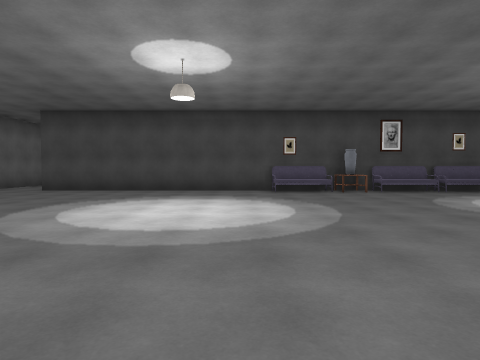
view 1 (above)

24 first-person views from a walk through a scene from a Unity 3-D project. The camera is 1.4 m above the floor, tilts 2° down and sees 75° across. The floor is counted in squares, 2 m on a side. Each view is taken from the middle of a square. On the plan, view 1 faces up. The plan holds only what a view shows up to about 10 squares ahead; the rest is blank. The place goes on beyond the plan. The player character is not drawn. Some surface patterns are stand-ins.

view 2
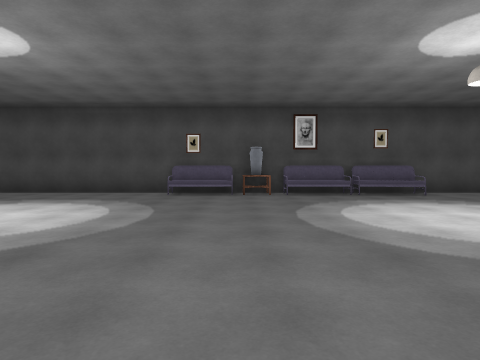

view 3
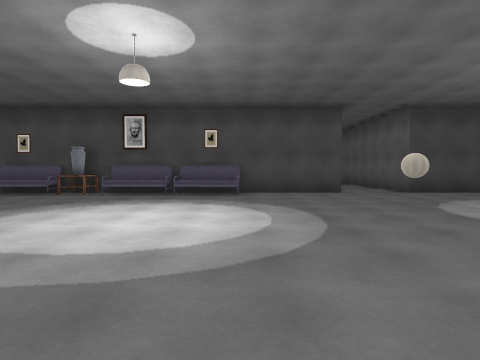

view 4
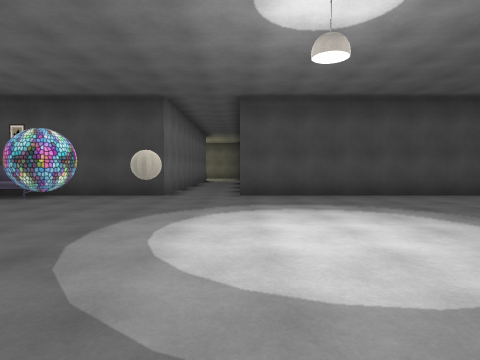

view 5
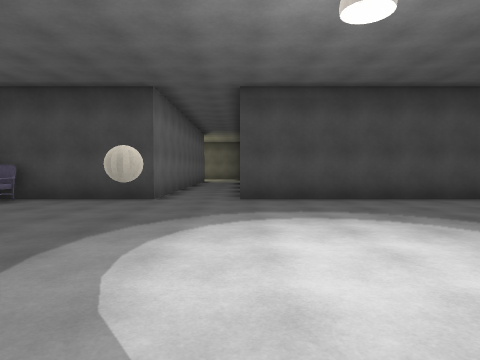

view 6
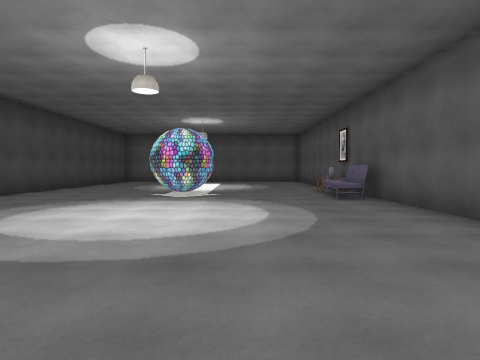

view 7
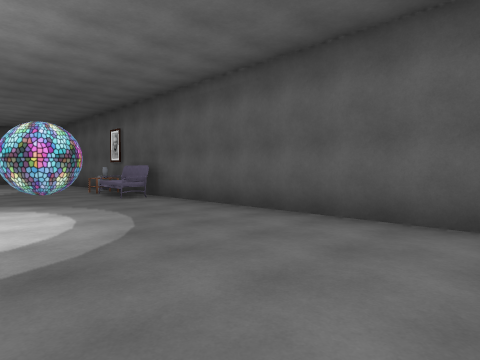

view 8
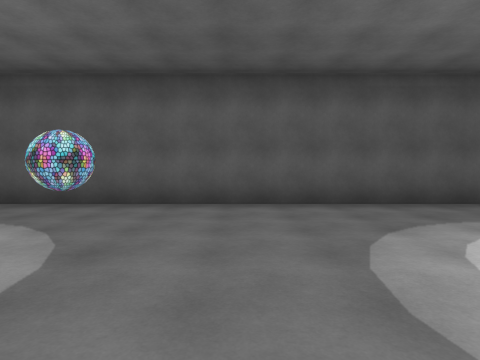

view 9
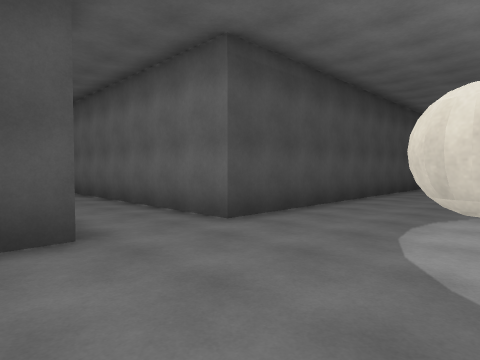

view 10
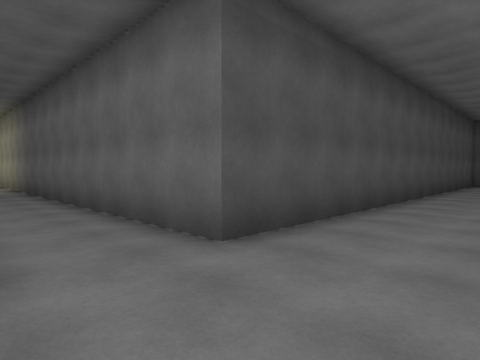

view 11
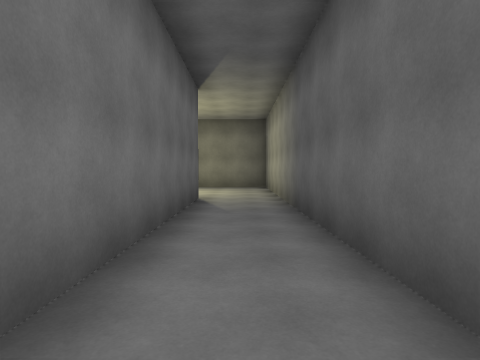

view 12
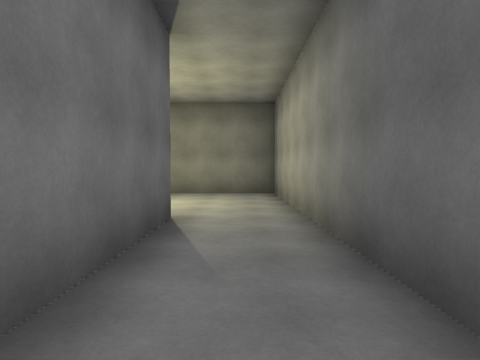

view 13
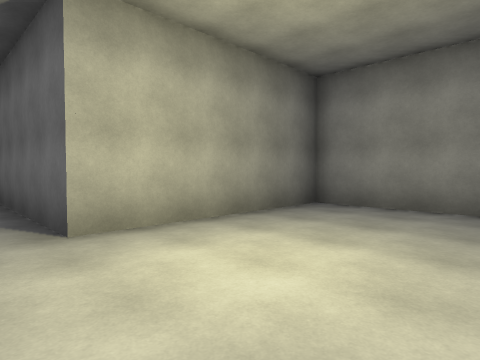

view 14
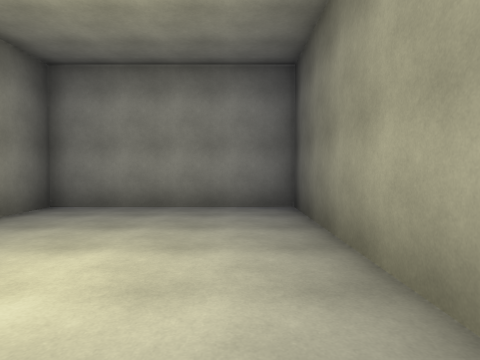

view 15
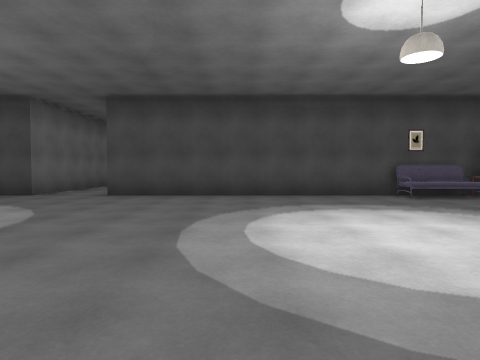

view 16
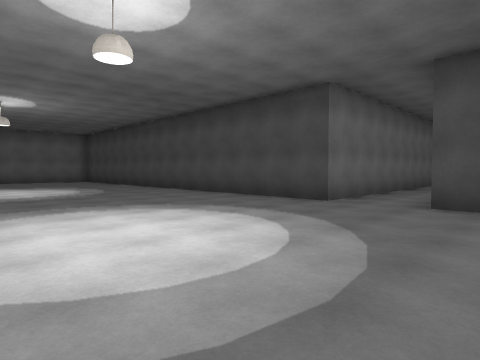

view 17
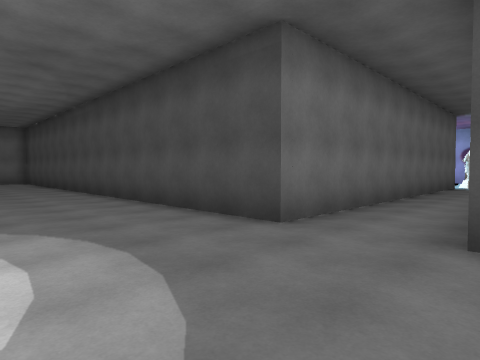

view 18
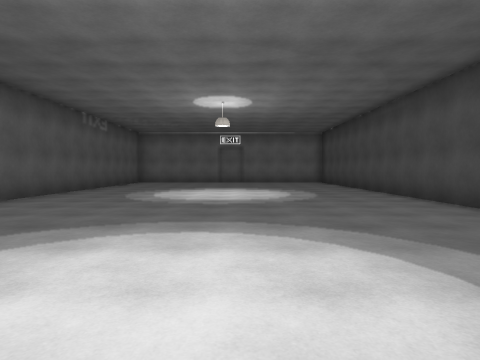

view 19
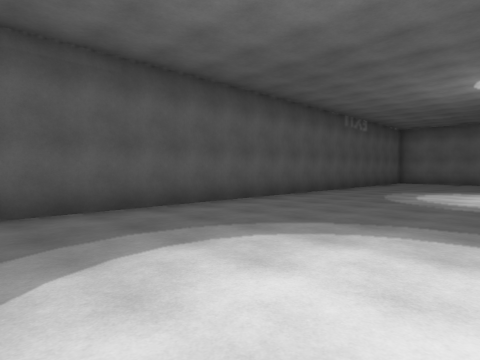

view 20
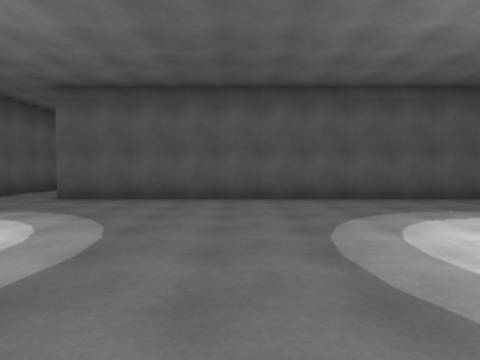

view 21
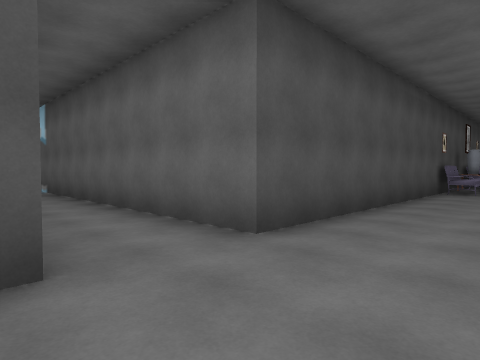

view 22
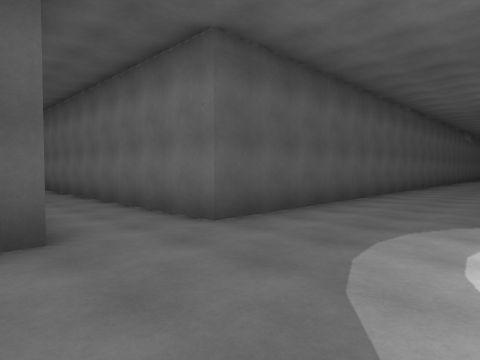

view 23
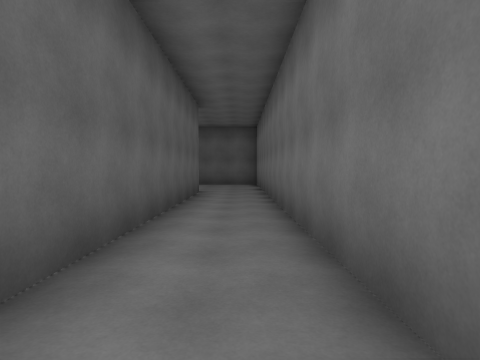

view 24
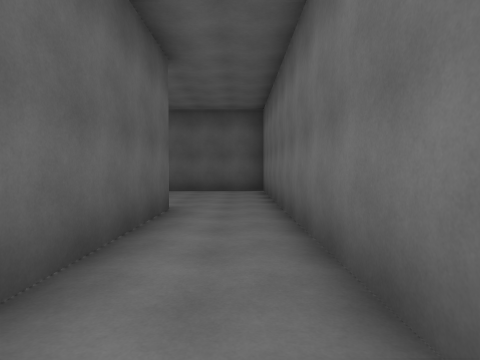

### Floor plan
Points are (right, up) in squares from view 1. A wall is a line through its corners. A room is listed if a view was taken in it or the views show most of it. See-through windows are left out.
Room 1 (views 1, 23, 24)
walls: (1.2, -9.5) (1.2, -0.1); (-0.8, 0.8) (-0.8, -14) (2.4, -14)
ways out: opening at (0.5, 1) to room 2
Room 2 (views 2, 3, 4, 5, 6, 7, 8, 9, 10, 11, 12, 15, 16, 17, 18, 19, 20, 21, 22)
walls: (1.6, 10.2) (-6.5, 10.2) (-6.5, 19.2); (1.1, 0.8) (1.6, 0.8); (5.1, 0.8) (16.4, 0.8); (-8.5, 18.8) (-8.5, 10.2) (-17, 10.2); (11, 20.5) (11, 10.2) (3.5, 10.2); (-17, 0.8) (-0.8, 0.8); (19.5, 10.2) (13, 10.2) (13, 20.6)
ways out: opening at (0.5, 1) to room 1; opening at (12, 20) to room 3
objects: other object (2, 10); other object (3, 10); other object (5, 10); other object (7, 10); other object (17, 1); other object (18, 1); other object (19, 1); other object (19, 2)
Room 3 (views 13, 14)
walls: (13, 20.6) (13, 25) (6.2, 25) (6.2, 20.5) (11, 20.5)
ways out: opening at (12, 20) to room 2

Where each view was taken, in squares from view 1:
view 1: 0 up, 0 right, facing up
view 2: 1 up, 3 right, facing up
view 3: 1 up, 8 right, facing up
view 4: 2 up, 13 right, facing up
view 5: 3 up, 13 right, facing up
view 6: 4 up, 9 right, facing right
view 7: 5 up, 9 right, facing down-right
view 8: 7 up, 10 right, facing down
view 9: 7 up, 10 right, facing up-right
view 10: 8 up, 11 right, facing up-right
view 11: 13 up, 12 right, facing up
view 12: 16 up, 12 right, facing up
view 13: 24 up, 12 right, facing down-left
view 14: 24 up, 12 right, facing left
view 15: 2 up, 3 left, facing up
view 16: 4 up, 5 left, facing up-left
view 17: 7 up, 6 left, facing up-left
view 18: 6 up, 7 left, facing left
view 19: 6 up, 7 left, facing down-left
view 20: 8 up, 5 left, facing down
view 21: 8 up, 9 left, facing up-right
view 22: 4 up, 2 right, facing down-left
view 23: 0 up, 0 right, facing down
view 24: 4 down, 0 right, facing down
